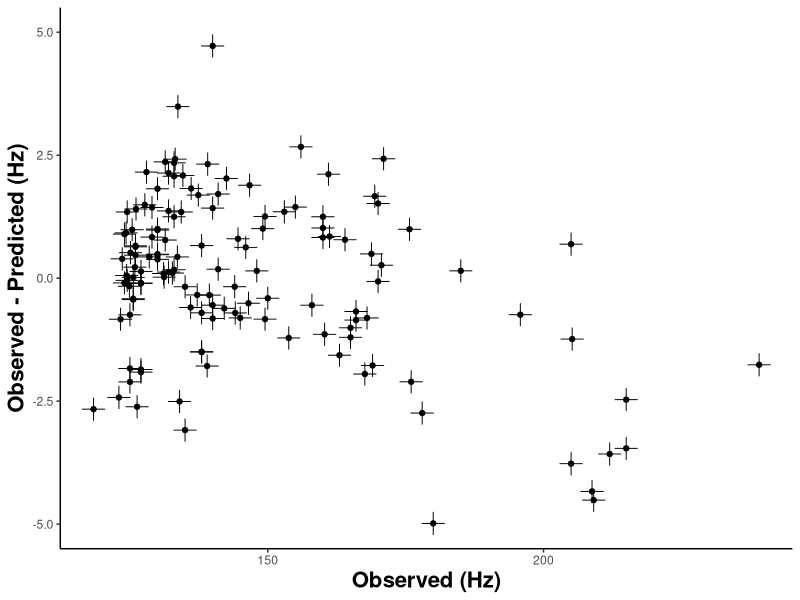
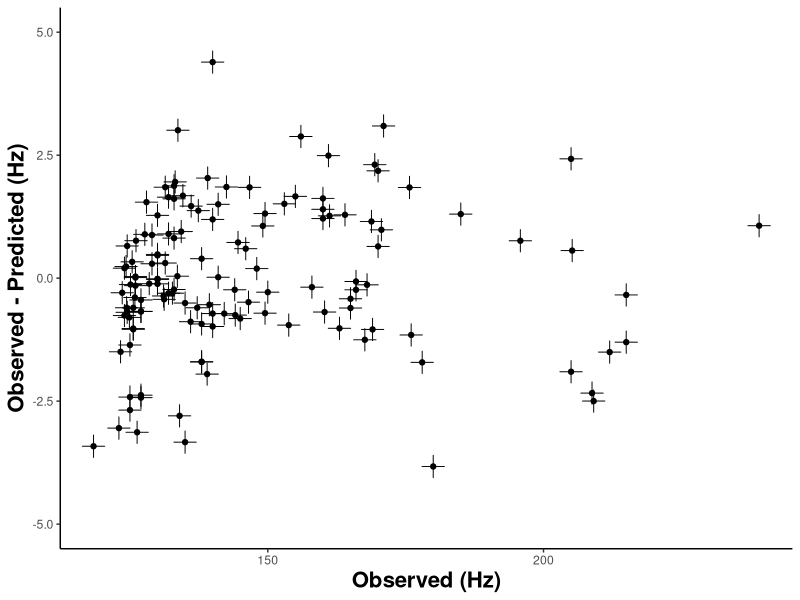
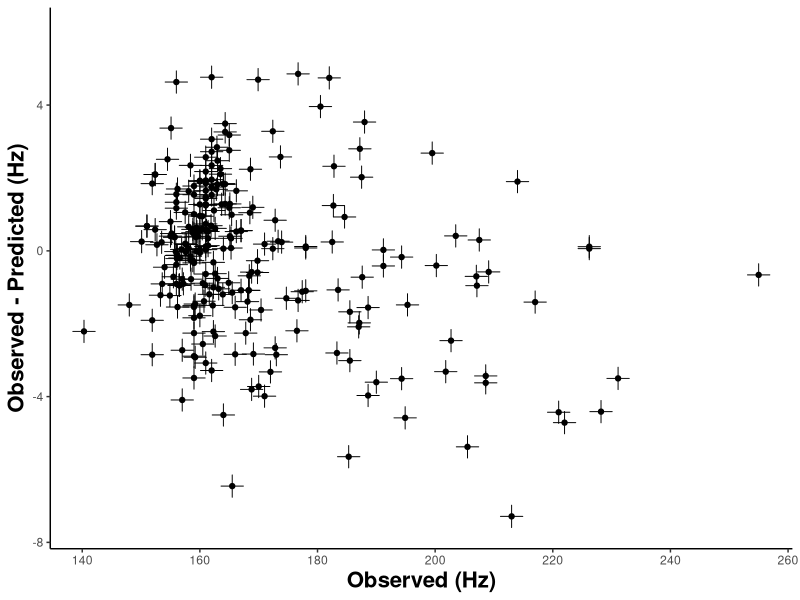
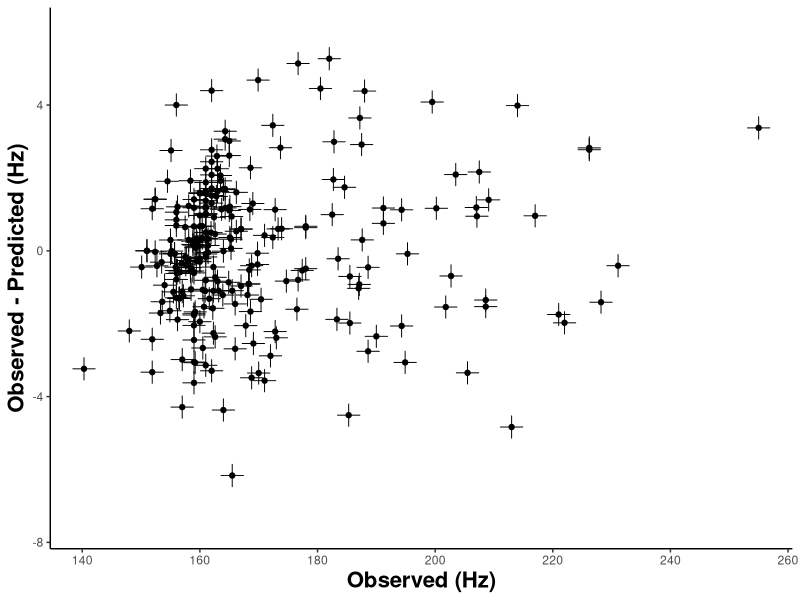
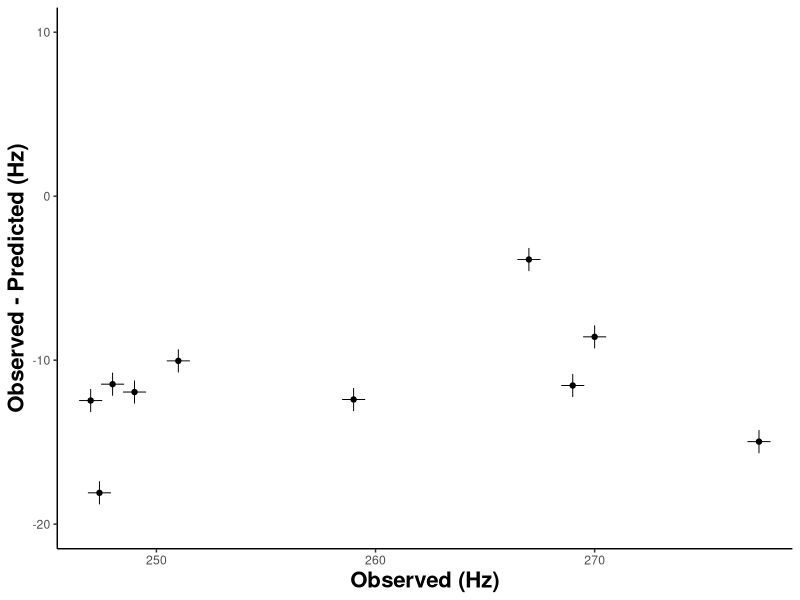
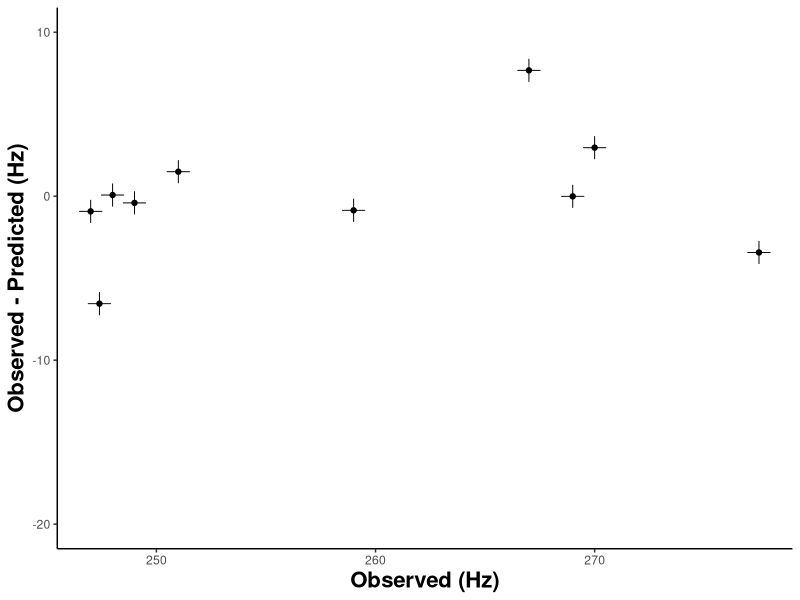
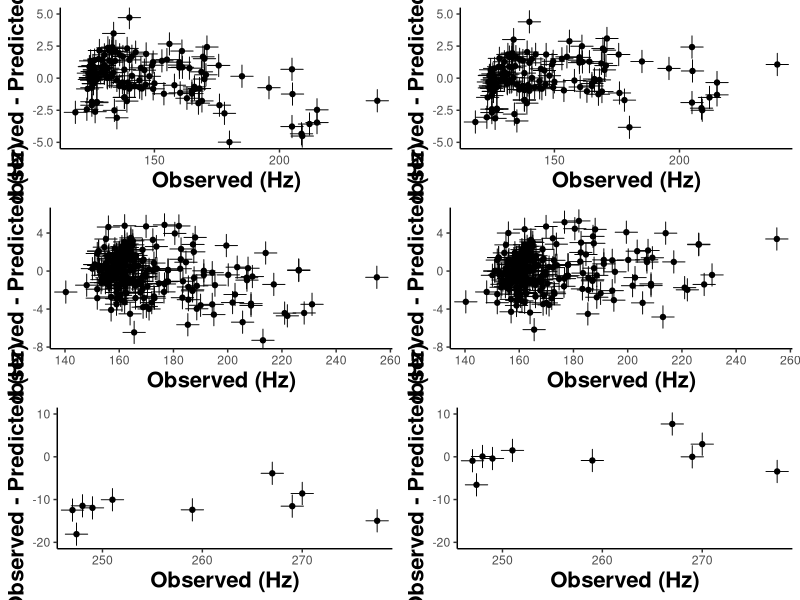

These figures' R source, in order:
library(ggplot2)
library(gridBase)
library(gridExtra)

# ============================================================================

SP3 = read.csv("SP3.csv",header=TRUE)
summary(SP3)
head(SP3)

# Observed...Predicted
p1 <- ggplot(SP3, aes(x=Experimental_1JCH, y=Observed...Predicted))+ xlab("Observed (Hz)") + ylab("Observed - Predicted (Hz)") + geom_point(shape=3,size=5)+scale_size(guide="none") +theme(legend.position = "none")+ 
  theme(axis.line = element_line(),
  panel.background = element_blank(),
  axis.title=element_text(face="bold",size="16", color="black")) + 
  scale_y_continuous(limit = c(-5, +5)) + 
  geom_point()
ggsave("obs-pred vs obs_SP3.tiff", dpi= 500);

# Observed...Predicted_fit
q1 <- ggplot(SP3, aes(x=Experimental_1JCH, y=Observed...Predicted_fit))+ xlab("Observed (Hz)") + ylab("Observed - Predicted (Hz)") + geom_point(shape=3,size=5)+scale_size(guide="none") +theme(legend.position = "none")+ 
  theme(axis.line = element_line(),
  panel.background = element_blank(),
  axis.title=element_text(face="bold",size="16", color="black"))+ 
  scale_y_continuous(limit = c(-5, +5))+ 
  geom_point()
ggsave("obs-pred_fit vs obs_SP3.tiff", dpi= 500);



SP2 = read.csv("SP2.csv",header=TRUE)
summary(SP2)
head(SP2)

# Observed...Predicted
p2 <- ggplot(SP2, aes(x=Experimental_1JCH, y=Observed...Predicted))+ xlab("Observed (Hz)") + ylab("Observed - Predicted (Hz)") + geom_point(shape=3,size=5)+scale_size(guide="none") +theme(legend.position = "none")+ 
  theme(axis.line = element_line(),
  panel.background = element_blank(),
  axis.title=element_text(face="bold",size="16", color="black"))+ 
  scale_y_continuous(limit = c(-7.5, +6))+ 
  geom_point()
ggsave("obs-pred vs obs_SP2.tiff", dpi= 500);

# Observed...Predicted_fit
q2 <- ggplot(SP2, aes(x=Experimental_1JCH, y=Observed...Predicted_fit))+ xlab("Observed (Hz)") + ylab("Observed - Predicted (Hz)") + geom_point(shape=3,size=5)+scale_size(guide="none") +theme(legend.position = "none")+ 
  theme(axis.line = element_line(),
  panel.background = element_blank(),
  axis.title=element_text(face="bold",size="16", color="black"))+ 
  scale_y_continuous(limit = c(-7.5, +6))+ 
  geom_point()
ggsave("obs-pred_fit vs obs_SP2.tiff", dpi= 500);



SP1 = read.csv("SP.csv",header=TRUE)
summary(SP1)
head(SP1)

# Observed...Predicted
p3 <- ggplot(SP1, aes(x=Experimental_1JCH, y=Observed...Predicted))+ xlab("Observed (Hz)") + ylab("Observed - Predicted (Hz)") + geom_point(shape=3,size=5)+scale_size(guide="none") +theme(legend.position = "none")+ 
  theme(axis.line = element_line(),
  panel.background = element_blank(),
  axis.title=element_text(face="bold",size="16", color="black"))+ 
  scale_y_continuous(limit = c(-20, +10)) + 
  geom_point()
ggsave("obs-pred vs obs_SP1.tiff", dpi= 500);

# Observed...Predicted_fit
q3 <- ggplot(SP1, aes(x=Experimental_1JCH, y=Observed...Predicted_fit))+ xlab("Observed (Hz)") + ylab("Observed - Predicted (Hz)") + geom_point(shape=3,size=5)+scale_size(guide="none") +theme(legend.position = "none")+ 
  theme(axis.line = element_line(),
  panel.background = element_blank(),
  axis.title=element_text(face="bold",size="16", color="black"))+ 
  scale_y_continuous(limit = c(-20, +10))+ 
  geom_point()
ggsave("obs-pred_fit vs obs_SP1.tiff", dpi= 500);



png(file = "modelo1.png", width = 2272, height = 2392)
grid.arrange(p1,q1,p2,q2,p3,q3, ncol = 2)
dev.off()
